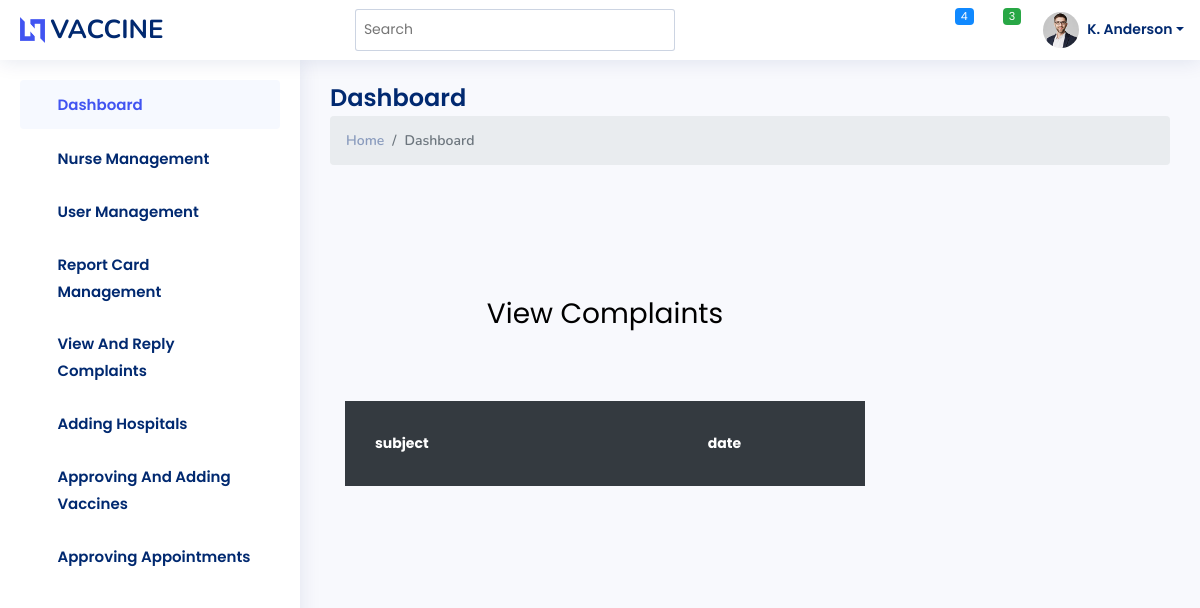
Page /viewcomplaints on the earlier database version.
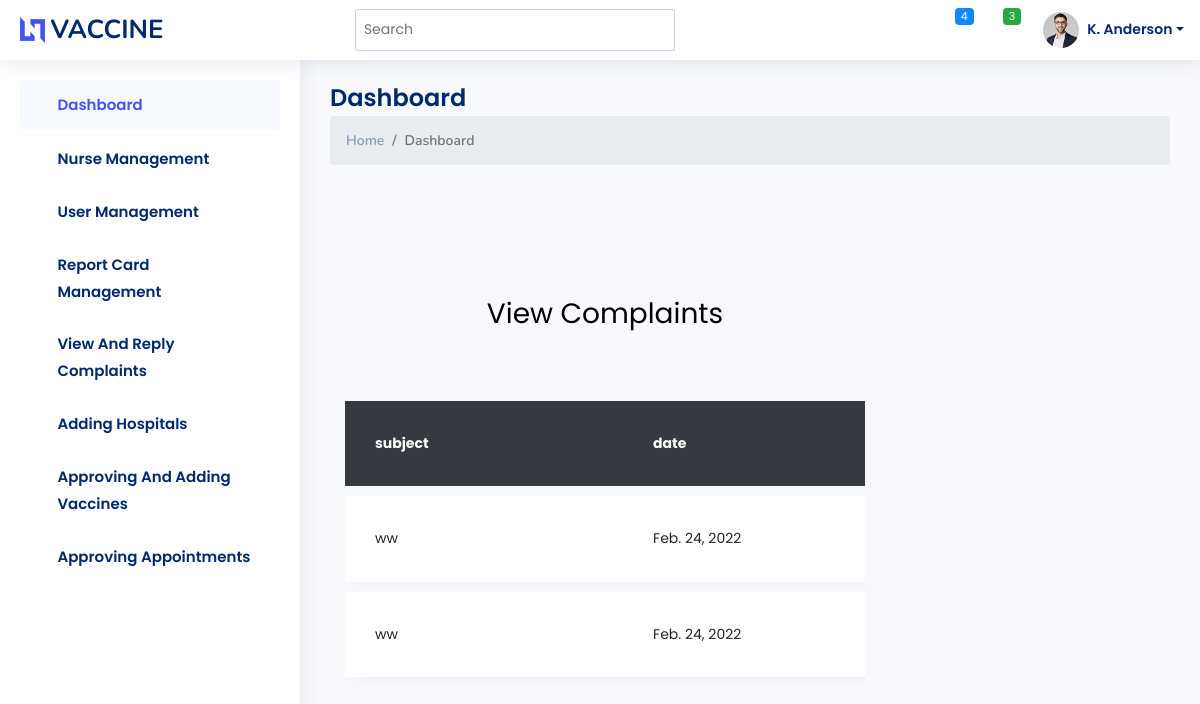
Same page on the later database version.
### proapp/models.py (models this page shows)
class complaints(models.Model):
    users=models.ForeignKey(Login,on_delete=models.CASCADE,null=True)
    subject=models.CharField(max_length=50)
    complaint=models.CharField(max_length=50)
    date=models.DateField()
    reply=models.CharField(max_length=50)

### proapp/adminviews.py (the view)
def view_complaints(request):
    data=complaints.objects.all()
    return render(request,'View_complaints.html',{'data':data})

### templates/View_complaints.html (shortened to what this page needs)
{% extends 'index.html' %}
{% block content %}
<!doctype html>
{% load static %}
<html lang="en">
  <head>
	<link rel="stylesheet" href="https://stackpath.bootstrapcdn.com/font-awesome/4.7.0/css/font-awesome.min.css">
	<link rel="stylesheet" href="{% static 'assets_table/css/style.css' %}">
	</head>
	<body>
	<section class="ftco-section">
		<div class="container">
			<div class="row justify-content-center">
				<div class="col-md-6 text-center mb-5">
					<h2 class="heading-section">View Complaints</h2>
				</div>
			</div>
			<div class="row">
				<div class="col-md-12">
					<div class="table-wrap">
						<table class="table">
						  <thead class="thead-dark">
						    <tr>
						      <th>subject</th>
						      <th>date</th>
						    </tr>
						  </thead>
						  <tbody>
						  {% for i in data %}
						    <tr class="alert" role="alert">
						      <td>{{i.subject}}</td>
						      <td>{{i.date}}</td>
						    </tr>
						  </tbody>
							{% endfor %}
						</table>
					</div>
				</div>
			</div>
		</div>
	</section>
	</div>
	</body>
</html>
{% endblock %}

### templates/index.html (shortened to what this page needs)
<!DOCTYPE html>
<html lang="en">
{% load static %}
<head>
  <link href="{% static 'assets/vendor/bootstrap/css/bootstrap.min.css' %}" rel="stylesheet">
  <link href="{% static 'assets/vendor/bootstrap-icons/bootstrap-icons.css' %}" rel="stylesheet">
  <link href="{% static 'assets/vendor/boxicons/css/boxicons.min.css' %}" rel="stylesheet">
  <link href="{% static 'assets/vendor/quill/quill.snow.css' %}" rel="stylesheet">
  <link href="{% static 'assets/vendor/quill/quill.bubble.css' %}" rel="stylesheet">
  <link href="{% static 'assets/vendor/remixicon/remixicon.css' %}" rel="stylesheet">
  <link href="{% static 'assets/vendor/simple-datatables/style.css' %}" rel="stylesheet">
  <link href="{% static 'assets/css/style.css' %}" rel="stylesheet">
</head>
<body>
  <header id="header" class="header fixed-top d-flex align-items-center">
    <div class="d-flex align-items-center justify-content-between">
      <a href="index.html" class="logo d-flex align-items-center">
        <img src="{% static 'assets/img/logo.png' %}" alt="">
        <span class="d-none d-lg-block">VACCINE</span>
      </a>
      <i class="bi bi-list toggle-sidebar-btn"></i>
    </div>
    <div class="search-bar">
      <form class="search-form d-flex align-items-center" method="POST" action="#">
        <input type="text" name="query" placeholder="Search" title="Enter search keyword">
        <button type="submit" title="Search"><i class="bi bi-search"></i></button>
      </form>
    </div>
    <nav class="header-nav ms-auto">
      <ul class="d-flex align-items-center">
        <li class="nav-item dropdown">
          <a class="nav-link nav-icon" href="#" data-bs-toggle="dropdown">
            <i class="bi bi-bell"></i>
            <span class="badge bg-primary badge-number">4</span>
          </a>
        </li>
        <li class="nav-item dropdown">
          <a class="nav-link nav-icon" href="#" data-bs-toggle="dropdown">
            <i class="bi bi-chat-left-text"></i>
            <span class="badge bg-success badge-number">3</span>
          </a>
        </li>
        <li class="nav-item dropdown pe-3">
          <a class="nav-link nav-profile d-flex align-items-center pe-0" href="#" data-bs-toggle="dropdown">
            <img src="{% static 'assets/img/profile-img.jpg' %}" alt="Profile" class="rounded-circle">
            <span class="d-none d-md-block dropdown-toggle ps-2">K. Anderson</span>
          </a>
        </li>
      </ul>
    </nav>
  </header>
  <aside id="sidebar" class="sidebar">
    <ul class="sidebar-nav" id="sidebar-nav">
      <li class="nav-item">
        <a class="nav-link " href="index.html">
          <i class="bi bi-grid-1x2-fill"></i>
          <span>Dashboard</span>
        </a>
      </li>
      <li class="nav-item">
        <a class="nav-link collapsed" data-bs-target="#components-nav" data-bs-toggle="collapse" href="#">
          <i class="bi bi-grid-3x3-gap"></i><span>Nurse Management</span>
          <i class="bi bi-chevron-down ms-auto"></i>
        </a>
      </li>
      <li class="nav-item">
        <a class="nav-link collapsed" data-bs-target="#forms-nav" data-bs-toggle="collapse" href="#">
          <i class="bi bi-grid-3x3-gap"></i><span>User Management</span>
          <i class="bi bi-chevron-down ms-auto"></i>
        </a>
      </li>
      <li class="nav-item">
        <a class="nav-link collapsed" data-bs-target="#tables-nav" data-bs-toggle="collapse" href="#">
          <i class="bi bi-grid-3x3-gap"></i><span>Report Card Management</span>
          <i class="bi bi-chevron-down ms-auto"></i>
        </a>
      </li>
      <li class="nav-item">
        <a class="nav-link collapsed" data-bs-target="#charts-nav" data-bs-toggle="collapse" href="#">
          <i class="bi bi-grid-3x3-gap"></i><span>View And Reply Complaints</span>
          <i class="bi bi-chevron-down ms-auto"></i>
        </a>
      </li>
      <li class="nav-item">
        <a class="nav-link collapsed" data-bs-target="#icons-nav" data-bs-toggle="collapse" href="#">
          <i class="bi bi-grid-3x3-gap"></i><span>Adding Hospitals</span>
          <i class="bi bi-chevron-down ms-auto"></i>
        </a>
      </li>
 <li class="nav-item">
        <a class="nav-link collapsed" data-bs-target="#forms2-nav" data-bs-toggle="collapse" href="#">
          <i class="bi bi-grid-3x3-gap"></i><span>Approving And Adding Vaccines</span>
          <i class="bi bi-chevron-down ms-auto"></i>
        </a>
      </li>
         <li class="nav-item">
        <a class="nav-link collapsed" data-bs-target="#components2-nav" data-bs-toggle="collapse" href="#">
          <i class="bi bi-grid-3x3-gap"></i><span>Approving Appointments</span>
          <i class="bi bi-chevron-down ms-auto"></i>
        </a>
  </aside>
  <main id="main" class="main">
    <div class="pagetitle">
      <h1>Dashboard</h1>
      <nav>
        <ol class="breadcrumb">
          <li class="breadcrumb-item"><a href="index.html">Home</a></li>
          <li class="breadcrumb-item active">Dashboard</li>
        </ol>
      </nav>
    </div>
    <section class="section dashboard">
      <div class="row">
        <div class="col-lg-8">
          <div class="row">
            <div class="col-xxl-4 col-md-12">
                  {% block content %}
                  {% endblock %}
</body>
</html>

### static/assets/css/style.css (style rules this page uses)
:root { scroll-behavior: smooth; }
body { font-family: "Open Sans", sans-serif; background: #f6f9ff; color: #444444; }
a { color: #4154f1; text-decoration: none; }
h1, h2, h3, h4, h5, h6 { font-family: "Nunito", sans-serif; }
#main { margin-top: 60px; padding: 20px 30px; transition: all 0.3s; }
.pagetitle { margin-bottom: 10px; }
.pagetitle h1 { font-size: 24px; margin-bottom: 0; font-weight: 600; color: #012970; }
.breadcrumb { font-size: 14px; font-family: "Nunito", sans-serif; color: #899bbd; font-weight: 600; }
.breadcrumb a { color: #899bbd; transition: 0.3s; }
.breadcrumb .breadcrumb-item::before { color: #899bbd; }
.breadcrumb .active { color: #51678f; font-weight: 600; }
.logo { line-height: 1; }
@media (min-width: 1200px) { .logo { width: 280px; } }
.logo img { max-height: 26px; margin-right: 6px; }
.logo span { font-size: 26px; font-weight: 700; color: #012970; font-family: "Nunito", sans-serif; }
.header { transition: all 0.5s; z-index: 997; height: 60px; box-shadow: 0px 2px 20px rgba(1, 41, 112, 0.1); background-color: #fff; padding-left: 20px; }
.header .toggle-sidebar-btn { font-size: 32px; padding-left: 10px; cursor: pointer; color: #012970; }
.header .search-bar { min-width: 360px; padding: 0 20px; }
.header .search-form { width: 100%; }
.header .search-form input { border: 0; font-size: 14px; color: #012970; border: 1px solid rgba(1, 41, 112, 0.2); padding: 7px 38px 7px 8px; border-radius: 3px; transition: 0.3s; width: 100%; }
.header .search-form button { border: 0; padding: 0; margin-left: -30px; background: none; }
.header .search-form button i { color: #012970; }
.header-nav ul { list-style: none; }
.header-nav > ul { margin: 0; padding: 0; }
.header-nav .nav-icon { font-size: 20px; color: #012970; }
.header-nav .nav-profile { color: #012970; }
.header-nav .nav-profile img { max-height: 36px; }
.header-nav .nav-profile span { font-size: 14px; font-weight: 600; }
.header-nav .badge-number { position: absolute; inset: 4px 6px auto auto; font-weight: normal; font-size: 11px; padding: 3px 6px; }
.sidebar { position: fixed; top: 60px; left: 0; bottom: 0; width: 300px; z-index: 996; transition: all 0.3s; padding: 20px; overflow-y: auto; scrollbar-width: thin; scrollbar-color: #aab7cf transparent; box-shadow: 0px 0px 20px rgba(1, 41, 112, 0.1); background-color: #fff; }
@media (min-width: 1200px) { #main, #footer { margin-left: 300px; } }
.sidebar-nav { padding: 0; margin: 0; list-style: none; }
.sidebar-nav li { padding: 0; margin: 0; list-style: none; }
.sidebar-nav .nav-item { margin-bottom: 5px; }
.sidebar-nav .nav-link { display: flex; align-items: center; font-size: 15px; font-weight: 600; color: #4154f1; transition: 0.3; background: #f6f9ff; padding: 10px 15px; border-radius: 4px; }
.sidebar-nav .nav-link i { font-size: 16px; margin-right: 10px; color: #4154f1; }
.sidebar-nav .nav-link.collapsed { color: #012970; background: #fff; }
.sidebar-nav .nav-link.collapsed i { color: #899bbd; }
.sidebar-nav .nav-link .bi-chevron-down { margin-right: 0; transition: transform 0.2s ease-in-out; }

Differences in the rows shown:
added complaints: subject "ww", date "Feb. 24, 2022"
added complaints: subject "ww", date "Feb. 24, 2022"
